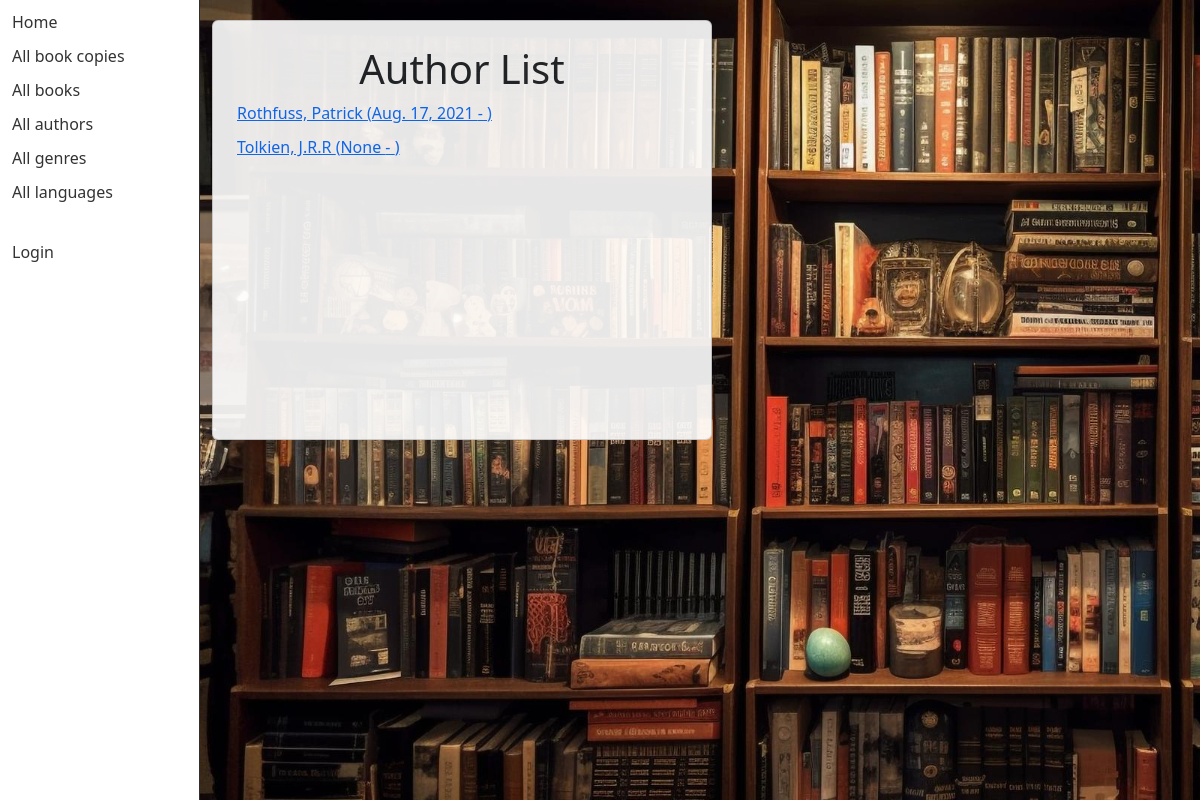
The app's page /catalog/authors/, older data.
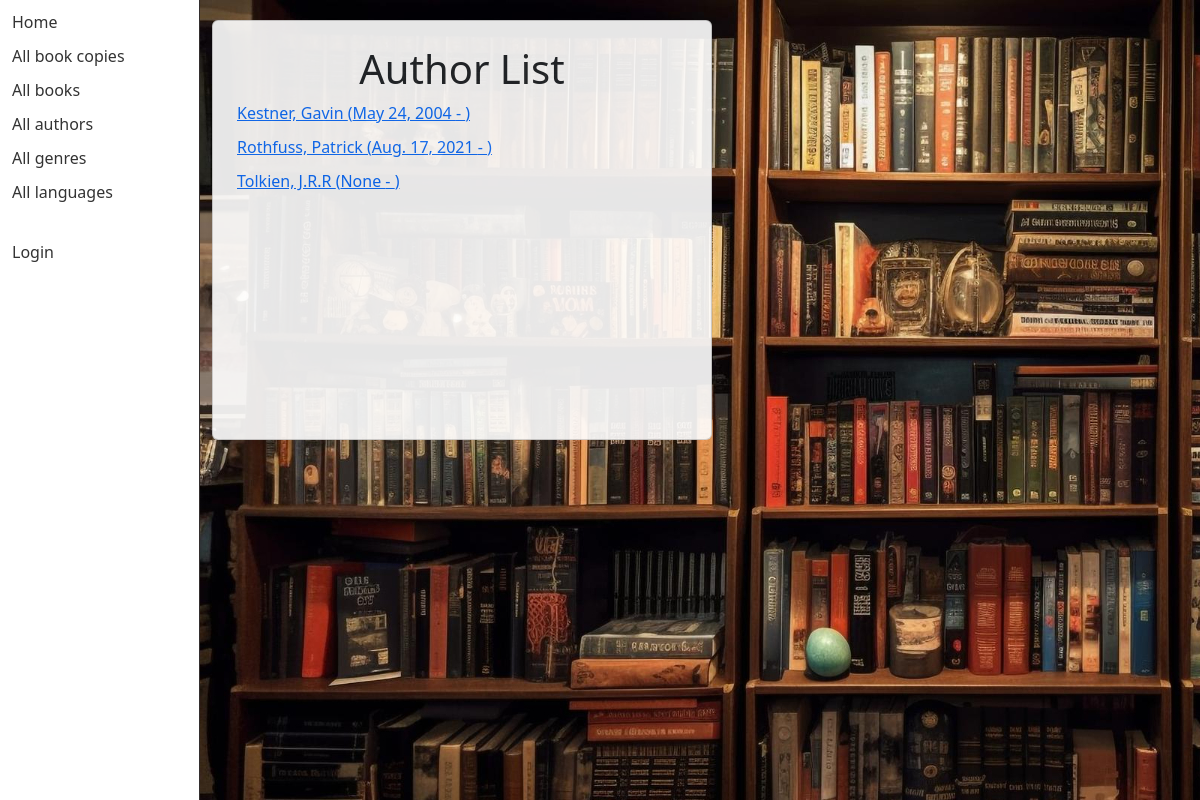
The same page, newer data.
### catalog/models.py (models this page shows)
class Author(models.Model):
    first_name = models.CharField(max_length=100)
    last_name = models.CharField(max_length=100)
    date_of_birth = models.DateField(null=True, blank=True)
    date_of_death = models.DateField('died', null=True, blank=True)
    class Meta:
        ordering = ['last_name', 'first_name']
    def get_absolute_url(self):
        return reverse('author-detail', args=[str(self.id)])
    def __str__(self):
        return f'{self.last_name}, {self.first_name}'

### catalog/views.py (the view)
# urls.py: path('authors/', views.AuthorListView.as_view(), name='authors'),
class AuthorListView(generic.ListView):
    model = Author
    paginate_by = 10

### catalog/templates/catalog/author_list.html
{% extends "base_generic.html" %}
{% block content %}
<h1>Author List</h1>
{% if author_list %}
  <ul>
  {% for author in author_list %}
    <li>
      <a href="{{ author.get_absolute_url }}">
      {{ author }} ({{author.date_of_birth}} - {% if author.date_of_death %}{{author.date_of_death}}{% endif %})
      </a>
    </li>
  {% endfor %}
 </ul>
{% else %}
  <p>There are no authors available.</p>
{% endif %}
{% endblock %}

Row changes from the older to the newer data that the page shows:
added Author: last_name+first_name "Kestner, Gavin", date_of_birth "May 24, 2004"
